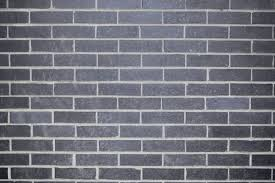
#> input picture cv_api/images/index4.jpeg, 275 x 183 px
$ python program.py
#> lines starting #> are read from the running program, lines starting #| are printed output that depends on the picture; after the words box and inside, x2 and y2 are one past the last pixel; in counts of white or black regions, pixels touching at a corner belong together
import numpy as np
import cv2
image = cv2.imread('images/index4.jpeg',0)
#> image: shape (183, 275); min 16, max 225, mean 116.9
ret,thresh = cv2.threshold(image,127,255,0)
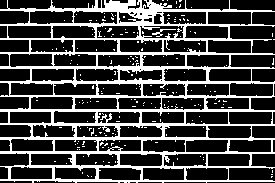
#> thresh: shape (183, 275); 25.9% white; 198 white regions (196 under 20 px)

cont1, hie1 = cv2.findContours(thresh,cv2.RETR_TREE,cv2.CHAIN_APPROX_NONE)
#> cont1 = 278 contours, 211 with area under 20; largest, box (x1, y1, x2, y2) and area: (0, 0, 275, 183) 40884, (207, 11, 252, 26) 574, (229, 82, 274, 97) 568, (207, 39, 252, 54) 567, (7, 25, 52, 39) 566; hie1 = 278 rows, first 6: [1, -1, -1, -1], [2, 0, -1, -1], [3, 1, -1, -1], [4, 2, -1, -1], [5, 3, -1, -1], [6, 4, -1, -1]
cont2,hie2 = cv2.findContours(thresh,cv2.RETR_TREE,cv2.CHAIN_APPROX_SIMPLE)
#> cont2 has the same summary as cont1; hie2 has the same summary as hie1

img1 = image.copy()
img2 = image.copy()


cv2.drawContours(img1, cont1, -1, (255,0,0), 3)
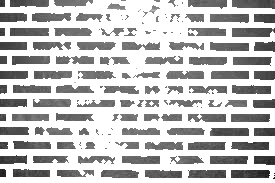
#> img1: shape (183, 275); min 20, max 255, mean 192.9
cv2.drawContours(img2, cont2, -1, (255,0,0), 3)

out = np.hstack([img1, img2])
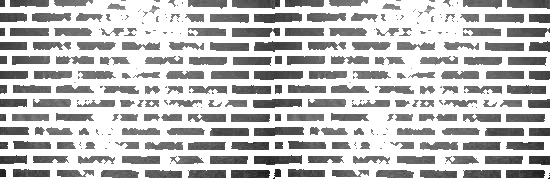
#> out: shape (183, 550); min 20, max 255, mean 192.9

# Now show the image
cv2.imshow('Output', out)
cv2.waitKey(0)
cv2.destroyAllWindows()
